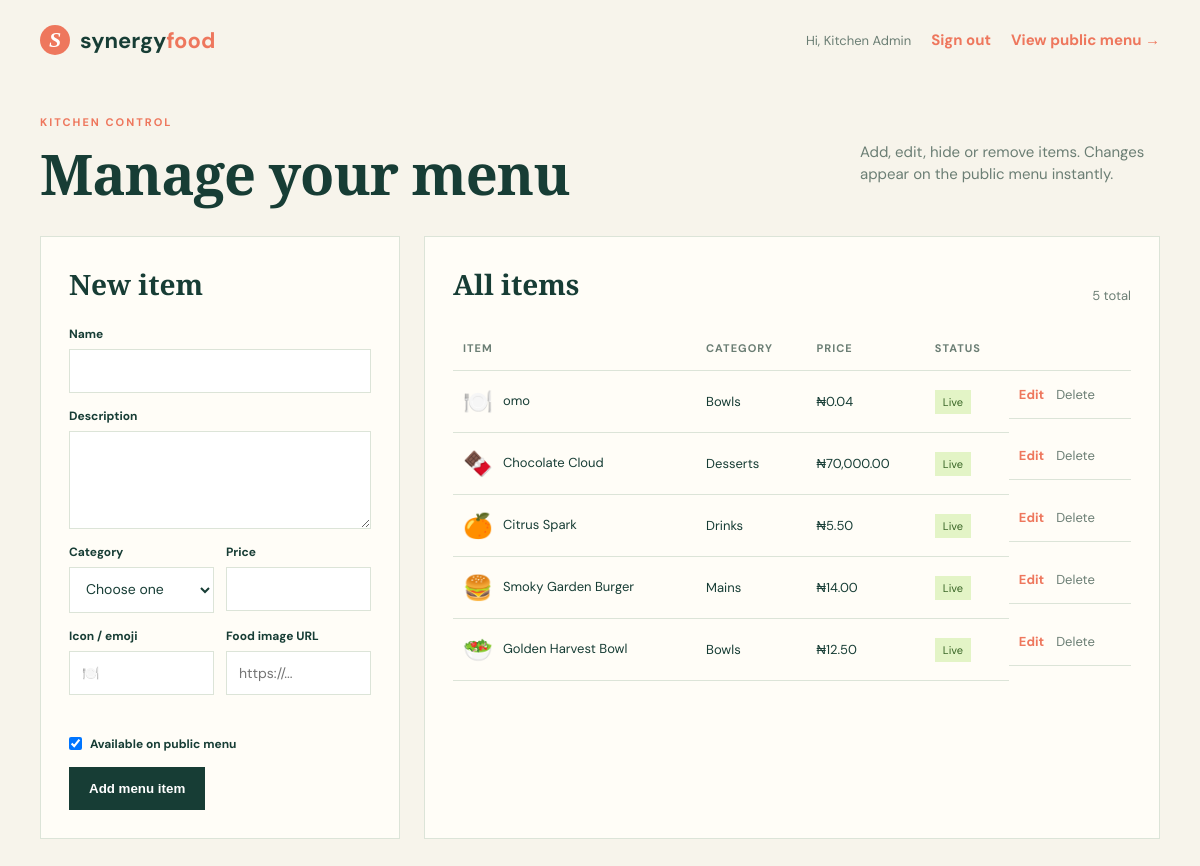
/admin.php (signed in), run on the app's committed database.
### tables this page shows
CREATE TABLE menu_items (
        id INTEGER PRIMARY KEY AUTOINCREMENT,
        name TEXT NOT NULL,
        description TEXT NOT NULL,
        category TEXT NOT NULL,
        price REAL NOT NULL CHECK(price >= 0),
        emoji TEXT NOT NULL DEFAULT '🍽️',
        is_available INTEGER NOT NULL DEFAULT 1,
        created_at TEXT NOT NULL DEFAULT CURRENT_TIMESTAMP,
        updated_at TEXT NOT NULL DEFAULT CURRENT_TIMESTAMP
    , image_url TEXT NOT NULL DEFAULT '');

### auth.php (called while the page is built, shortened)
<?php
function current_user(): ?array
{
    return $_SESSION['user'] ?? null;
}

### config.php (called while the page is built, shortened)
<?php
function e(string|int|float|null $value): string
{
    return htmlspecialchars((string) $value, ENT_QUOTES, 'UTF-8');
}

### admin.php (the view, shortened to what this page needs)
<?php
require_once __DIR__ . '/auth.php';
$pdo = db();
$editing = null;
$items = $pdo->query('SELECT * FROM menu_items ORDER BY created_at DESC, id DESC')->fetchAll();
?>
<!doctype html>
<html lang="en">
    <head><link rel="stylesheet" href="assets/style.css"><link rel="stylesheet" href="assets/features.css"></head>
<body class="admin-body">
    <header class="site-header"><a class="brand" href="index.php"><span class="brand-mark">S</span><span>synergy<span class="brand-accent">food</span></span></a><div class="header-actions"><span class="user-greeting">Hi, <?= e(current_user()['name']) ?></span><a class="text-link" href="logout.php">Sign out</a><a class="text-link" href="index.php">View public menu →</a></div></header>
    <main class="admin-main"><div class="admin-intro"><div><p class="eyebrow">Kitchen control</p><h1>Manage your menu</h1></div><p>Add, edit, hide or remove items. Changes appear on the public menu instantly.</p></div>
        <div class="admin-layout"><section class="form-panel"><h2><?= $editing ? 'Edit item' : 'New item' ?></h2><form method="post"><input type="hidden" name="csrf_token" value="<?= e(csrf_token()) ?>"><input type="hidden" name="id" value="<?= e($editing['id'] ?? 0) ?>"><input type="hidden" name="action" value="save"><label>Name<input name="name" required value="<?= e($editing['name'] ?? '') ?>"></label><label>Description<textarea name="description" rows="4" required><?= e($editing['description'] ?? '') ?></textarea></label><div class="form-row"><label>Category<select name="category" required><option value="">Choose one</option><?php foreach ($categories as $option): ?><option <?= ($editing['category'] ?? '') === $option ? 'selected' : '' ?>><?= e($option) ?></option><?php endforeach; ?></select></label><label>Price<input type="number" min="0" step="0.01" name="price" required value="<?= e($editing['price'] ?? '') ?>"></label></div><div class="form-row"><label>Icon / emoji<input name="emoji" maxlength="8" value="<?= e($editing['emoji'] ?? '🍽️') ?>"></label><label>Food image URL<input type="url" name="image_url" placeholder="https://..." value="<?= e($editing['image_url'] ?? $editing['imageUrl'] ?? '') ?>"></label></div><label class="checkbox"><input type="checkbox" name="is_available" <?= !isset($editing['is_available']) || (int) $editing['is_available'] === 1 || (int) ($editing['isAvailable'] ?? 0) === 1 ? 'checked' : '' ?>> Available on public menu</label><button class="button" type="submit"><?= $editing ? 'Save changes' : 'Add menu item' ?></button><?php if ($editing): ?><a class="cancel-link" href="admin.php">Cancel edit</a><?php endif; ?></form></section>
        <section class="table-panel"><div class="panel-heading"><h2>All items</h2><span><?= count($items) ?> total</span></div><div class="table-wrap"><table><thead><tr><th>Item</th><th>Category</th><th>Price</th><th>Status</th><th></th></tr></thead><tbody><?php foreach ($items as $item): ?><tr><td><span class="table-emoji"><?= e($item['emoji']) ?></span><?= e($item['name']) ?></td><td><?= e($item['category']) ?></td><td>₦<?= number_format((float) $item['price'], 2) ?></td><td><span class="status <?= $item['is_available'] ? 'available' : 'hidden' ?>"><?= $item['is_available'] ? 'Live' : 'Hidden' ?></span></td><td class="actions"><a href="?edit=<?= (int) $item['id'] ?>">Edit</a><form method="post" onsubmit="return confirm('Remove this menu item?')"><input type="hidden" name="csrf_token" value="<?= e(csrf_token()) ?>"><input type="hidden" name="action" value="delete"><input type="hidden" name="id" value="<?= (int) $item['id'] ?>"><button type="submit" class="delete-button">Delete</button></form></td></tr><?php endforeach; ?></tbody></table></div></section></div>
    </main>
</body>
</html>

### style.css (style rules this page uses)
:root { --ink:#173d35;--muted:#6b7e74;--cream:#f7f4eb;--paper:#fffdf7;--lime:#d9ef72;--coral:#ee775d;--line:#dce4d8;--shadow:0 18px 50px rgba(28,65,52,.10) }
* { box-sizing:border-box }
body { margin:0;background:var(--cream);color:var(--ink);font:15px 'DM Sans',sans-serif }
a { color:inherit;text-decoration:none }
.site-header { max-width:1180px;margin:auto;padding:25px 30px;display:flex;align-items:center;justify-content:space-between }
.brand { font-weight:700;font-size:22px;display:flex;gap:10px;align-items:center }
.brand-mark { background:var(--coral);color:#fff;width:30px;height:30px;border-radius:50%;display:grid;place-items:center;font-family:Georgia;font-style:italic }
.brand-accent { color:var(--coral) }
.eyebrow { color:var(--coral);text-transform:uppercase;letter-spacing:2px;font-size:11px;font-weight:700;margin:0 0 17px }
.hero h1,.admin-intro h1 { font:700 clamp(46px,6vw,78px)/.98 'Playfair Display',serif;letter-spacing:-1px;margin:0 0 25px;max-width:680px }
.button { display:inline-flex;background:var(--ink);color:#fff;border:0;padding:14px 20px;font-weight:700;gap:14px;cursor:pointer }
.admin-body { background:var(--cream) }
.text-link,.cancel-link { font-weight:700;color:var(--coral) }
.admin-main { max-width:1180px;margin:35px auto 80px;padding:0 30px }
.admin-intro { display:flex;justify-content:space-between;align-items:end;margin-bottom:35px }
.admin-intro h1 { font-size:56px;margin:0 }
.admin-intro>p { max-width:300px;color:var(--muted);line-height:1.5 }
.admin-layout { display:grid;grid-template-columns:360px 1fr;gap:24px }
.form-panel,.table-panel { background:var(--paper);border:1px solid var(--line);padding:28px }
.form-panel h2,.table-panel h2 { font:600 28px 'Playfair Display';margin:0 0 23px }
.form-panel label { display:block;font-size:12px;font-weight:700;margin-bottom:15px }
.form-panel input,.form-panel textarea,.form-panel select { display:block;width:100%;margin-top:7px;border:1px solid var(--line);padding:12px;background:#fff;font:14px 'DM Sans';color:var(--ink) }
.form-panel textarea { resize:vertical }
.form-row { display:grid;grid-template-columns:1fr 1fr;gap:12px }
.checkbox { display:flex!important;align-items:center;gap:8px;margin-top:26px }
.checkbox input { width:auto;margin:0 }
.panel-heading { display:flex;justify-content:space-between;align-items:center }
.panel-heading span { color:var(--muted);font-size:13px }
.table-wrap { overflow-x:auto }
table { width:100%;border-collapse:collapse;text-align:left;font-size:13px }
th { color:var(--muted);font-size:11px;text-transform:uppercase;letter-spacing:1px }
th,td { padding:15px 10px;border-bottom:1px solid var(--line);white-space:nowrap }
.table-emoji { font-size:24px;margin-right:10px;vertical-align:middle }
.status { font-size:11px;padding:5px 8px }
.available { background:#e3f4c6;color:#376424 }
.actions { display:flex;gap:12px }
.actions a { font-weight:700;color:var(--coral) }
button.delete-button { border:0;background:none;padding:0;color:var(--muted);font:inherit;cursor:pointer }

### features.css (style rules this page uses)
.header-actions { display:flex;align-items:center;gap:20px }
.user-greeting { color:var(--muted);font-size:13px }

### data on the page
menu_items: emoji "🍽️", name "omo", category "Bowls", price "0.04", is_available "Live"
menu_items: emoji "🍫", name "Chocolate Cloud", category "Desserts", price "70,000.00", is_available "Live"
menu_items: emoji "🍊", name "Citrus Spark", category "Drinks", price "5.50", is_available "Live"
menu_items: emoji "🍔", name "Smoky Garden Burger", category "Mains", price "14.00", is_available "Live"
menu_items: emoji "🥗", name "Golden Harvest Bowl", category "Bowls", price "12.50", is_available "Live"

### other printed values
current_user()['name'] "Kitchen Admin"
count($items) "5"
